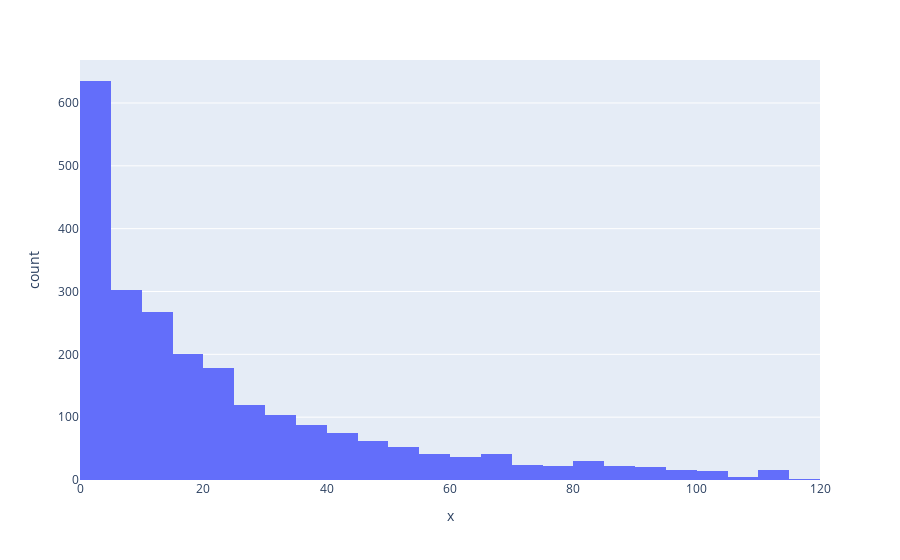

Write notebook code for a chart like this one.
### Code cell
# Create histogram
fig = px.histogram(x=df_cleaned['Current Price'])

# Show plot
fig.show()

# remove outliers

### Figure 1 — Plotly figure (JSON) as saved in the notebook; plotly's stock layout.template omitted (floating-point values rounded to 4 significant figures; data arrays with more than 128 entries replaced by an {"elided": "..."} marker saying what was removed)
{"data": [{"alignmentgroup": "True", "bingroup": "x", "hovertemplate": "x=%{x}<br>count=%{y}<extra></extra>", "legendgroup": "", "marker": {"color": "#636efa", "pattern": {"shape": ""}}, "name": "", "offsetgroup": "", "orientation": "v", "showlegend": false, "type": "histogram", "x": {"elided": "2375 float values"}, "xaxis": "x", "yaxis": "y"}], "layout": {"autosize": true, "barmode": "relative", "legend": {"tracegroupgap": 0}, "margin": {"t": 60}, "xaxis": {"anchor": "y", "autorange": true, "domain": [0, 1], "range": [0, 120], "title": {"text": "x"}, "type": "linear"}, "yaxis": {"anchor": "x", "autorange": true, "domain": [0, 1], "range": [0, 668.4], "title": {"text": "count"}}}}
